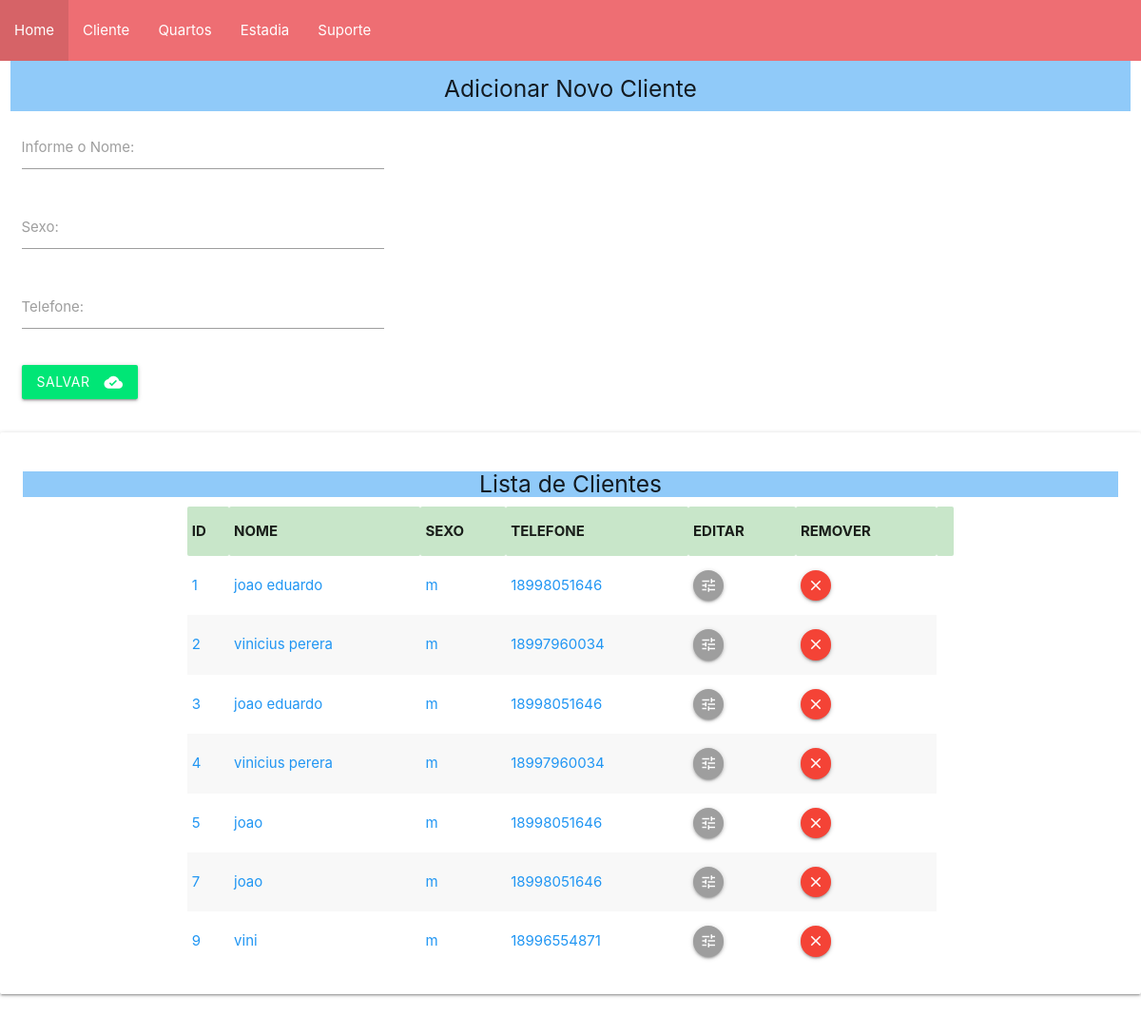
The app's page /cliente.php with its own data.
### tables this page shows
CREATE TABLE `cliente` (
  `cpf` int(50) NOT NULL,
  `nome` varchar(35) NOT NULL,
  `sexo` char(1) NOT NULL,
  `telefone` varchar(11) NOT NULL
);

### cliente.php (the view, shortened to what this page needs)
<?php
    $pdo = Conexao::conectar();
    $sql = 'SELECT * FROM cliente ORDER BY cpf;';
    $listaClientes = $pdo->query($sql);
?>
<!doctype html>
<html class="no-js" lang="zxx">
<head>
    <link rel="stylesheet" href="https://cdnjs.cloudflare.com/ajax/libs/materialize/1.0.0/css/materialize.min.css">
</head>
<body>
    <header>
        <div class="header-area ">
            <div id="sticky-header" class="main-header-area">
                <div class="container-fluid p-0">
                    <div class="row align-items-center no-gutters">
                        <div class="col-xl-5 col-lg-6">
                            <div class="main-menu  d-none d-lg-block">
                                <nav>
                                    <ul id="navigation">
                                        <li><a href="home.php">Home</a></li>
                                        <li><a href="cliente.php">Cliente</a></li>
                                        <li><a href="frmQuartos.php">Quartos</a></li>
                                        <li><a href="estadia.php">Estadia</a></li>
                                        <li><a href="servico.php">Suporte</a></li>
                                    </ul>
                                </nav>
                            </div>
                        </div>
        <div class="about_area">
            <button" id="btnSalvar">
    <div class="container white col s12">
    <div style="width:100%">
    <div class="blue lighten-3 col s12">
    <h5 class="Dark Gray "  style="width:100%"  border="0" cellspacing="0" cellpadding="0" align="center">Adicionar Novo Cliente</h5>
    </div>
    <div class="row">
    <form action="inscli.php" method="POST" name="cliente" class="col s12">
        <div class="input-field col s8">
            <label for="lblNome">Informe o Nome: </label>
            <input style="width:50%" type="text" class="form-control" id="txtNome" name="txtNome">
        </div>
        <div class="input-field col s8">
            <label for="lblSexo">Sexo: </label>
            <input style="width:50%" type="text" class="form-control" id="txtSexo" name="txtSexo">
        </div>
        <div class="input-field col s8">
            <label for="lblTelefone">Telefone: </label>
            <input style="width:50%" type="number" class="form-control" id="txtTelefone" name="txtTelefone">
        </div>
          <div class="input-field col s8">
            <button class="waves-effect green accent-3 waves-light btn" type="submit" id="btnSalvar">
                Salvar <i class="material-icons right">cloud_done</i>
            </button>
            </form>
        </div>
    </div>
</body>
<div class="about_area">
<div class="header-area ">
            <div id="sticky-header" class="main-header-area">
                <div class="container-fluid p-0">
                    <div class="row align-items-center no-gutters">
                        <div class="col-xl-5 col-lg-6">
<div class="card-panel teal white">
<h5 class="blue lighten-3"  style="width:100%"  border="0" cellspacing="0" cellpadding="0" align="center" > Lista de Clientes
</h5>
<table  class="striped" style="width:70%" border="0" cellspacing="0" cellpadding="0" align="center">
        <tr class = "green lighten-4" class="orange darken-1">
            <th>ID</th>
            <th>NOME</th>
            <th>SEXO</th>
            <th>TELEFONE</th>
            <th>EDITAR</th>
            <th>REMOVER</th>
            <th colspan="2"></th>
        </tr>
        <?php
            foreach ($listaClientes as $cliente){
        ?>
                    <tr class="blue-text text-light-blue-accent-4">
                        <td><?php echo $cliente['cpf']; ?></td>
                        <td><?php echo $cliente['nome']; ?></td>
                        <td><?php echo $cliente['sexo']; ?></td>
                        <td><?php echo $cliente['telefone']; ?></td>
                        <td> <a class="btn-floating btn-small waves-effect grey"
                                       onclick="javaScript:location.href='frmEditCli.php?cpf=' +
                                       <?php echo $cliente['cpf']; ?>">
                                       <i class="material-icons">tune</i></a>
                        </td>
                        <td> <a class="btn-floating btn-small waves-effect red"
                                       onclick="javaScript:location.href='frmRemCli.php?cpf=' +
                                       <?php echo $cliente['cpf']; ?>">
                                       <i class="material-icons">close</i></a>
                        </td>
                    </tr>
            <?php
            }
        ?>
    </table>
    </body>
</html>

### records on screen
cliente: cpf "1", nome "joao eduardo", sexo "m", telefone "18998051646"
cliente: cpf "2", nome "vinicius perera", sexo "m", telefone "18997960034"
cliente: cpf "3", nome "joao eduardo", sexo "m", telefone "18998051646"
cliente: cpf "4", nome "vinicius perera", sexo "m", telefone "18997960034"
cliente: cpf "5", nome "joao", sexo "m", telefone "18998051646"
cliente: cpf "7", nome "joao", sexo "m", telefone "18998051646"
cliente: cpf "9", nome "vini", sexo "m", telefone "18996554871"
